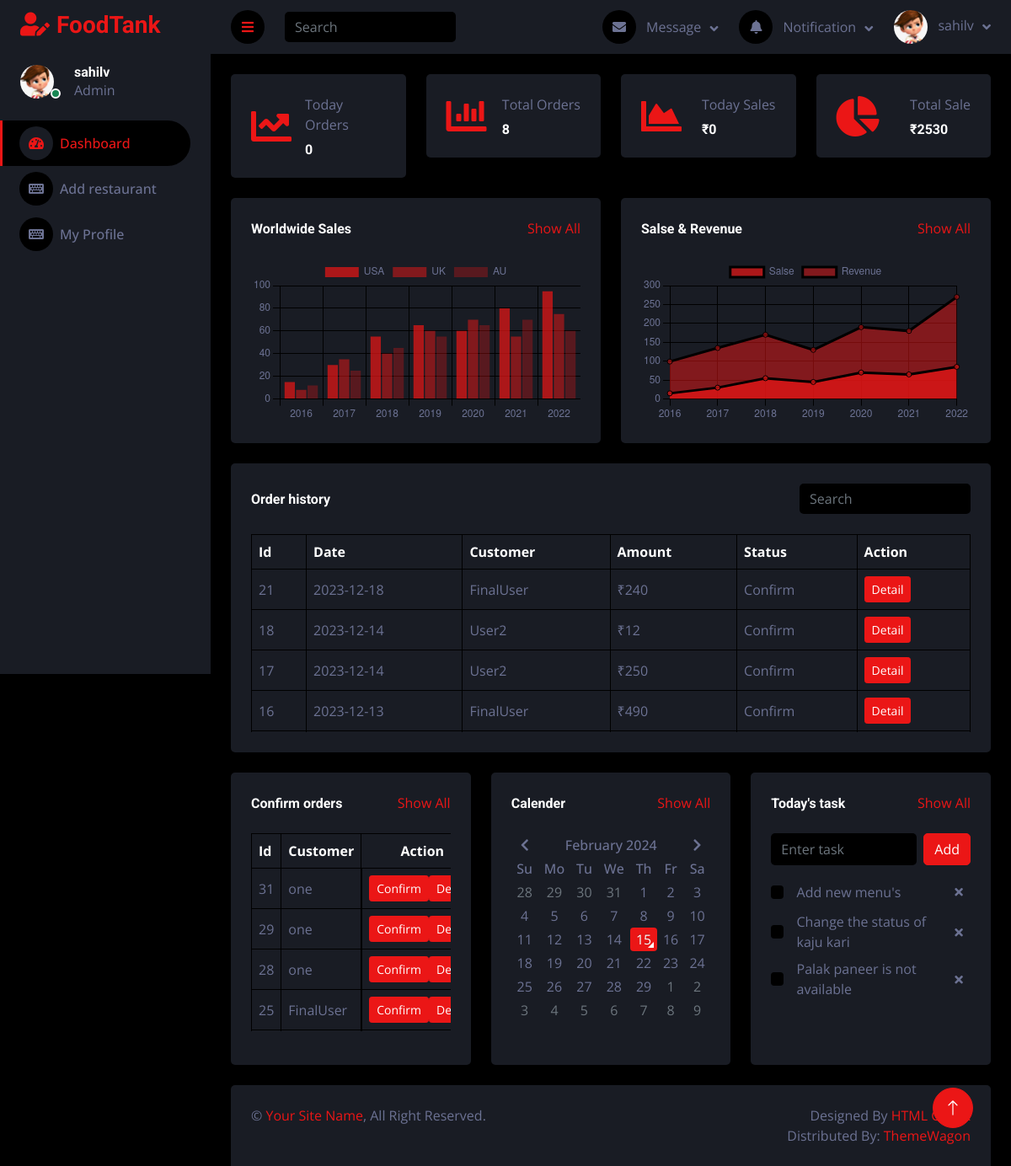
/foodprovider/dashboard/ (signed in), run on an earlier commit of the app's database.
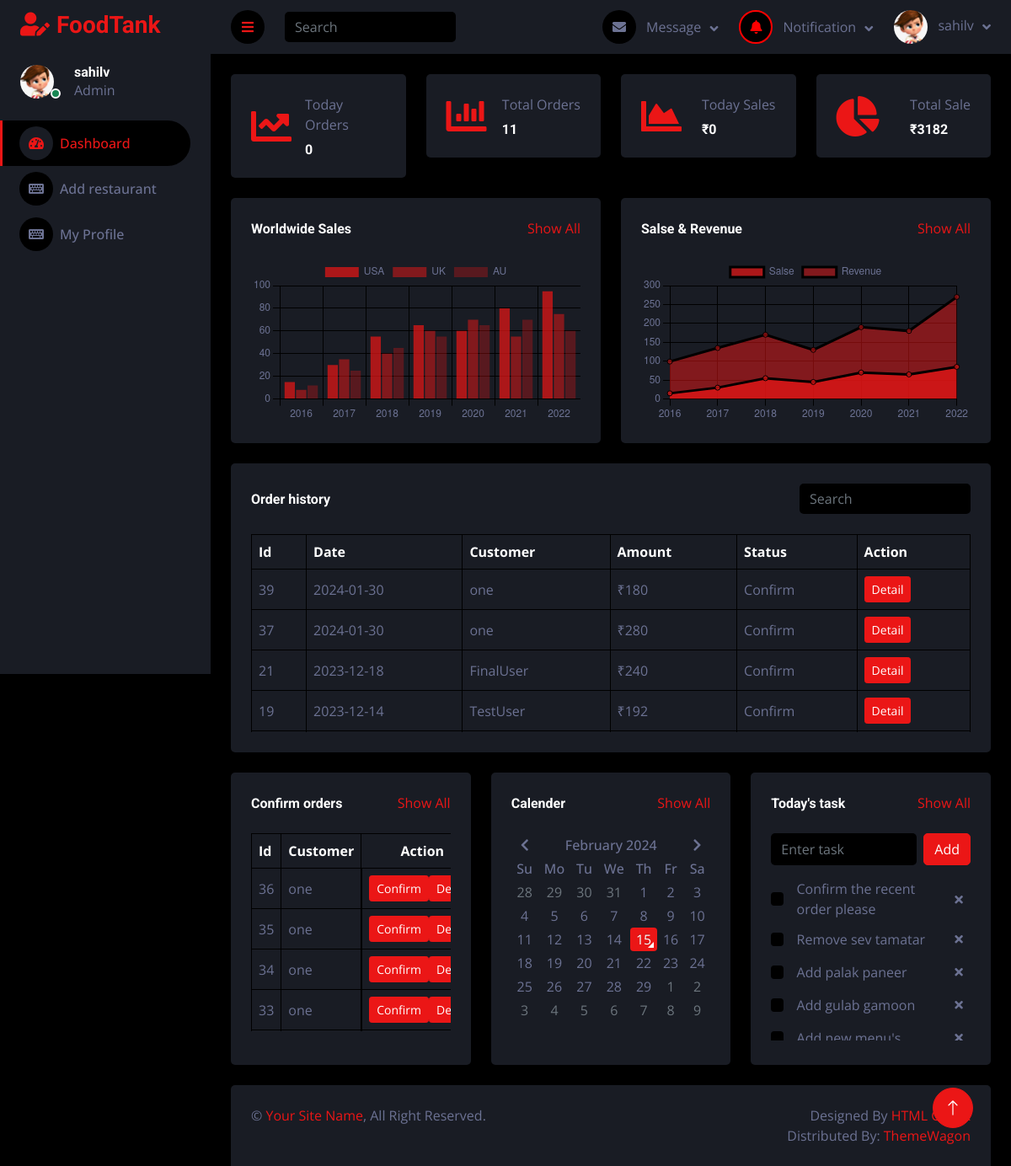
And on a later commit of the database.
### order/models.py (models this page shows, shortened)
class Order(models.Model):
    order_id = models.AutoField(primary_key=True)
    user = models.ForeignKey(User, on_delete=models.CASCADE,
                        limit_choices_to={'user_type':'Customer'})
    restaurant = models.ForeignKey(Restaurant, on_delete=models.CASCADE)
    is_confirmed = models.BooleanField(default=False)
    estimated_time = models.DateTimeField(blank=True, null=True)
    driver = models.ForeignKey(Driver, on_delete=models.SET_NULL, null=True, blank=True)
    transaction_id = models.CharField(max_length=255, null=True, blank=True)
    total_bill = models.IntegerField(blank=True, null=True)
    payment_method = models.CharField(max_length=255, blank=True, null=True, choices=payment_choices)
    order_date = models.DateTimeField(auto_now_add=True, blank=True, null=True)
    deliveryAddress = models.ForeignKey(Address, on_delete=models.CASCADE, blank=True, null=True)

### user/models.py (models this page shows)
class User(AbstractUser):
    mobile = models.CharField(max_length=255, unique=False)
    user_type = models.CharField(max_length=255, choices=USER_TYPE)
    profile = models.ImageField(upload_to="profilePicture/", blank=True, null=True)

### restaurant/models.py (models this page shows, shortened)
class Todo(models.Model):
    user = models.ForeignKey(User, on_delete=models.CASCADE, blank=True, null=True)
    done = models.BooleanField(default=False)
    note = models.CharField(max_length=255, blank=True, null=True)

### restaurant/views.py (the view)
# urls.py: path("dashboard/", views.adminDashboard, name="dashboard"),
def adminDashboard(request):
    if not request.user.is_authenticated or not request.user.user_type == "Foodprovider":
        return redirect("/foodprovider/adminSignin/")
    if request.method == 'POST':
        note = request.POST.get('note', '')
        data = Todo.objects.create(user=request.user, note=note)
        data.save()
        return JsonResponse({"status":"success"})
    restaurant_admin = User.objects.get(username=request.user)
    restaurant_data = Restaurant.objects.filter(user=restaurant_admin)
    userRestaurant = Restaurant.objects.filter(user=request.user)
    myOrders = Order.objects.filter(restaurant__in=userRestaurant).order_by('-order_id')
    totalOrder = 0
    totalAmount = 0
    for i in myOrders:
        if i.total_bill != None:
            if i.is_confirmed:
                totalOrder += 1
                totalAmount += i.total_bill
    todayAmount = 0
    todayOrder = 0
    today = date.today()
    for i in myOrders:
        if i.total_bill != None:
            if str(i.order_date)[0:10] == str(today):
                if i.is_confirmed:
                    todayAmount += i.total_bill
                    todayOrder += 1
    context = {
        'my_restaurant' : restaurant_data,
        'myOrders' : myOrders,
        'totalAmount' : totalAmount,
        'todayAmount' : todayAmount,
        'myTask' : Todo.objects.filter(user=request.user).order_by("-id"),
        'totalOrder': totalOrder,
        'todayOrder' : todayOrder
    }
    return render(request, 'restaurant_admin/index.html', context)

### restaurant/context_processors.py (called while the page is built)
def navbar_context(request):
    try:
        restaurant = Restaurant.objects.get(user=request.user)
        notification = Notification.objects.filter(restaurant=restaurant)
        return {'navbar_data': notification}
    except:
        return {'navbar_data': 1}

### templates/restaurant_admin/index.html (shortened to what the changed rows need)
{% extends '../base2.html' %}
{% block content %}
{% load static %}
<div class="container-fluid position-relative d-flex p-0">
    <div class="content">
        {% include './navbar.html' %}
        <div class="container-fluid pt-4 px-4">
            <div class="row g-4">
                <div class="col-sm-6 col-xl-3">
                    <div class="bg-secondary rounded d-flex align-items-center justify-content-between p-4">
                        <div class="ms-3">
                            <p class="mb-2">Total Orders</p>
                            <h6 class="mb-0" id="totalOrder">{{totalOrder}}</h6>
                        </div>
                    </div>
                </div>
                <div class="col-sm-6 col-xl-3">
                    <div class="bg-secondary rounded d-flex align-items-center justify-content-between p-4">
                        <div class="ms-3">
                            <p class="mb-2">Total Sale</p>
                            <h6 class="mb-0" id="totalAmount">₹{{totalAmount}}</h6>
                        </div>
                    </div>
                </div>
            </div>
        </div>
        <div class="container-fluid pt-4 px-4">
            <div class="bg-secondary text-center rounded p-4">
                <div class="table-responsive hideScroll hideScroll1">
                    <table id="addData" class="table text-start align-middle table-bordered table-hover mb-0">
                        <thead>
                            <tr class="text-white">
                                <th scope="col">Id</th>
                                <th scope="col">Date</th>
                                <th scope="col">Customer</th>
                                <th scope="col">Amount</th>
                                <th scope="col">Status</th>
                                <th scope="col">Action</th>
                            </tr>
                        </thead>
                        <tbody>
                            {% for data in myOrders %}
                                {% if data.is_confirmed == True %}
                                    <tr>
                                        <td>{{data.order_id}}</td>
                                        <td>{{data.order_date|date:"Y-m-d"}}</td>
                                        <td>{{data.user.username}}</td>
                                        <td>₹{{data.total_bill}}</td>
                                        <td>
                                            {% if data.is_confirmed == True %}
                                                Confirm
                                            {% endif %}
                                        </td>
                                        <td><a class="btn btn-sm btn-primary" href="/foodprovider/restaurantOrder/{{data.order_id}}">Detail</a></td>
                                    </tr>
                                {% endif %}
                            {% endfor %}
                        </tbody>
                    </table>
                </div>
            </div>
        </div>
        <div class="container-fluid pt-4 px-4">
            <div class="row g-4">
                <div class="col-sm-12 col-md-6 col-xl-4">
                    <div class="h-100 rounded p-4 bg-secondary">
                        <div class="d-flex align-items-center py-3 bg-secondary">
                            <div class="w-100 hideScroll hideScroll2">
                                <table class="table text-start align-middle table-bordered table-hover mb-0">
                                    <thead>
                                        <tr class="text-white">
                                            <th scope="col">Id</th>
                                            <th scope="col">Customer</th>
                                            <th scope="col" class="text-center">Action</th>
                                        </tr>
                                    </thead>
                                    <tbody>
                                        {% for data in myOrders %}
                                            {% if data.is_confirmed == False %}
                                                <tr class="orderData">
                                                    <td>{{data.order_id}}</td>
                                                    <td>{{data.user.username}}</td>
                                                    <td class="d-flex justify-content-evenly">
                                                        <a href="/foodprovider/confirmOrder/{{data.order_id}}" class="btn btn-sm btn-primary orderConfirm" order-id="{{data.order_id}}" order-price="{{data.total_bill}}">Confirm</a>
                                                        <a href="/foodprovider/restaurantOrder/{{data.order_id}}" class="btn btn-sm btn-primary">Detail</a>
                                                    </td>
                                                </tr>
                                            {% endif %}
                                        {% endfor %}
                                    </tbody>
                                </table>
                            </div>
                        </div>
                    </div>
                </div>
                <div class="col-sm-12 col-md-6 col-xl-4">
                    <div class="h-100 p-4 rounded bg-secondary">
                        <section id="todoData" class="hideScroll hideScroll3">
                            {% for data in myTask %}
                            <div class="d-flex align-items-center pt-2" id="removeDiv">
                                <input class="form-check-input m-0" type="checkbox">
                                <div class="w-100 ms-3">
                                    <div class="d-flex w-100 align-items-center justify-content-between">
                                        <span>{{data.note}}</span>
                                        <a href="/foodprovider/deleteTask/{{data.id}}" class="btn btn-sm deleteTask" task-id="{{data.id}}"><i class="fa fa-times"></i></a>
                                    </div>
                                </div>
                            </div>
                        {% endfor %}
                        </section>
                    </div>
                </div>
            </div>
        </div>
    </div>
</div>
{% endblock content %}

### templates/restaurant_admin/navbar.html (shortened to what this page needs)
{% load static %}
<nav class="navbar navbar-expand bg-secondary navbar-dark sticky-top px-4 py-0">
    <a href="#" class="sidebar-toggler flex-shrink-0">
        <i class="fa fa-bars"></i>
    </a>
    <form class="d-none d-md-flex ms-4">
        <input class="form-control bg-dark border-0" type="search" placeholder="Search">
    </form>
    <div class="navbar-nav align-items-center ms-auto">
        <div class="nav-item dropdown">
            <a href="#" class="nav-link dropdown-toggle" data-bs-toggle="dropdown">
                <i class="fa fa-envelope me-lg-2"></i>
                <span class="d-none d-lg-inline-flex">Message</span>
            </a>
        </div>
        <div class="nav-item dropdown">
            <a href="#" class="nav-link dropdown-toggle" data-bs-toggle="dropdown">
                {% if navbar_data %}
                    <i class="fa fa-bell me-lg-2 bell-icon" style="color: red; border: 2px solid red;"></i>
                {% else %}
                    <i class="fa fa-bell me-lg-2"></i>
                {% endif %}
                <span class="d-none d-lg-inline-flex">Notification</p></span>
            </a>
        </div>
        <div class="nav-item dropdown">
            <a href="#" class="nav-link dropdown-toggle" data-bs-toggle="dropdown">
                {% if request.user.profile %}
                    <img class="rounded-circle me-lg-2" src="{{user.profile.url}}" alt=""
                        style="width: 40px; height: 40px;">
                {% else %}
                    <img class="rounded-circle me-lg-2" src="{% static 'img2/user.jpg' %}" alt=""
                        style="width: 40px; height: 40px;">
                {% endif %}
                <span class="d-none d-lg-inline-flex">{{request.user.username}}</span>
            </a>
        </div>
    </div>
</nav>

What changed in the data, as far as the page shows it:
no longer on this page (row unchanged): Order: order_id "18", order_date "2023-12-14", user.username "User2", total_bill "12", is_confirmed "Confirm", shown under "Order history"
no longer on this page (row unchanged): Order: order_id "17", order_date "2023-12-14", user.username "User2", total_bill "250", is_confirmed "Confirm", shown under "Order history"
no longer on this page (row unchanged): Order: order_id "16", order_date "2023-12-13", user.username "FinalUser", total_bill "490", is_confirmed "Confirm", shown under "Order history"
no longer on this page (row unchanged): Order: order_id "31", user.username "one", shown under "Confirm orders"
no longer on this page (row unchanged): Order: order_id "29", user.username "one", shown under "Confirm orders"
no longer on this page (row unchanged): Order: order_id "28", user.username "one", shown under "Confirm orders"
no longer on this page (row unchanged): Order: order_id "25", user.username "FinalUser", shown under "Confirm orders"
no longer on this page (row unchanged): Todo: note "Change the status of kaju kari"
no longer on this page (row unchanged): Todo: note "Palak paneer is not available"
added Order: order_id "39", order_date "2024-01-30", user.username "one", total_bill "180", is_confirmed "Confirm", shown under "Order history"
added Order: order_id "37", order_date "2024-01-30", user.username "one", total_bill "280", is_confirmed "Confirm", shown under "Order history"
now on this page (row edited): Order: order_id "19", order_date "2023-12-14", user.username "TestUser", total_bill "192", is_confirmed "Confirm", shown under "Order history"
added Order: order_id "36", user.username "one", shown under "Confirm orders"
added Order: order_id "35", user.username "one", shown under "Confirm orders"
added Order: order_id "34", user.username "one", shown under "Confirm orders"
added Order: order_id "33", user.username "one", shown under "Confirm orders"
added Todo: note "Confirm the recent order please"
added Todo: note "Remove sev tamatar"
added Todo: note "Add palak paneer"
added Todo: note "Add gulab gamoon"
Also different on the page:
{{ totalOrder }}: "8" → "11"
{{ totalAmount }}: "2530" → "3182"
